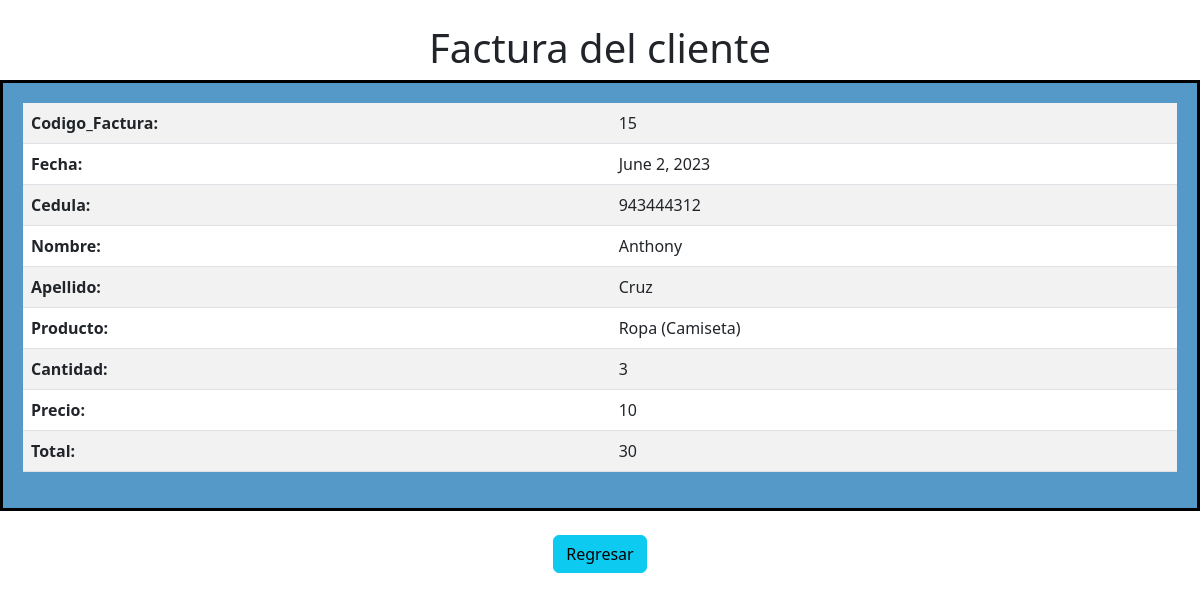
Page /ver_factura/15 on the committed database.
### factura/models.py (models this page shows, shortened)
class Factura(models.Model):
    fecha=models.DateField(null=True)
    cantidad= models.IntegerField(null=True)
    total=models.IntegerField(null=True)
    cliente=models.ForeignKey(Cliente, on_delete=models.SET_NULL, null=True)
    producto=models.ForeignKey(Producto, on_delete=models.SET_NULL, null=True)

class Cliente(models.Model):
    cedula=models.IntegerField(null=True)
    nombre=models.CharField(max_length=20, null=True)
    apellido=models.CharField(max_length=20, null=True)
    email=models.CharField(max_length=20, null=True)
    direccion=models.CharField(max_length=50, null=True)
    telefono=models.IntegerField(null=True)

class Producto(models.Model):
    nombre=models.CharField(max_length=20, null=True)
    precio=models.IntegerField(null=True)

### factura/views.py (the view)
# urls.py: path('ver_factura/<int:idFactura>', ver_factura),
def ver_factura(request, idFactura):
    pagina= loader.get_template('ver_factura.html')
    factura= get_object_or_404(Factura, pk=idFactura)
    mensaje= {'factura': factura}
    return HttpResponse(pagina.render(mensaje, request))

### factura/templates/ver_factura.html (shortened to what this page needs)
<!DOCTYPE html>
<html lang="en">
<head>
  <link href="https://cdn.jsdelivr.net/npm/bootstrap@5.3.0/dist/css/bootstrap.min.css" rel="stylesheet">
</head>
<body>
<div align="center">
<br>
<h1>Factura del cliente</h1>
<div class="table-container">
    <table class="table table-striped">
        <tbody>
            <tr>
                <th>Codigo_Factura:</th>
                <td>{{factura.id}}</td>
            </tr>
            <tr>
                <th>Fecha:</th>
                <td>{{factura.fecha}}</td>
            </tr>
            <tr>
                <th>Cedula:</th>
                <td>{{factura.cliente.cedula}}</td>
            </tr>
            <tr>
                <th>Nombre:</th>
                <td>{{factura.cliente.nombre}}</td>
            </tr>
            <tr>
                <th>Apellido:</th>
                <td>{{factura.cliente.apellido}}</td>
            </tr>
            <tr>
                <th>Producto:</th>
                <td>{{factura.producto.nombre}}</td>
            </tr>
            <tr>
                <th>Cantidad:</th>
                <td>{{factura.cantidad}}</td>
            </tr>
            <tr>
                <th>Precio:</th>
                <td>{{factura.producto.precio}}</td>
            </tr>
            <tr>
                <th>Total:</th>
                <td>{{factura.total}}</td>
            </tr>
        </tbody>
    </table>
</div>
<br>
<div align="center">
    <a class="btn btn-info" href="{%url 'inicio'%}">Regresar</a>
</div>
</div>
</body>
</html>

### factura/templates/ver_factura.html (style rules this page uses)
body { background-image: url(https://img.freepik.com/foto-gratis/fondo_53876-32169.jpg); background-repeat: no-repeat; background-size: cover; background-position: center; height: 100vh; margin: 0; padding: 0; }
.table-container { background-color: #5499C7; padding: 20px; border: 3px solid black; }

### rows in the picture
Factura: id "15", fecha "June 2, 2023", cliente.cedula "943444312", cliente.nombre "Anthony", cliente.apellido "Cruz", producto.nombre "Ropa (Camiseta)", cantidad "3", producto.precio "10", total "30"
